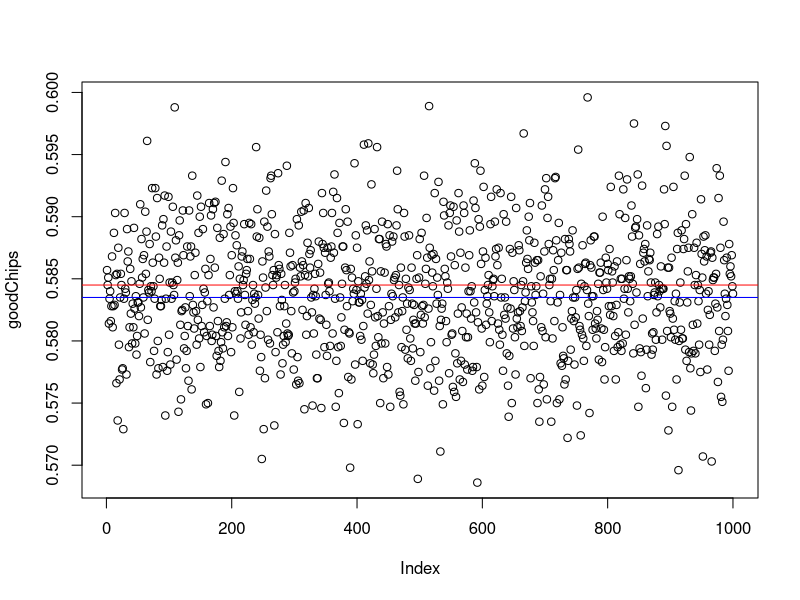
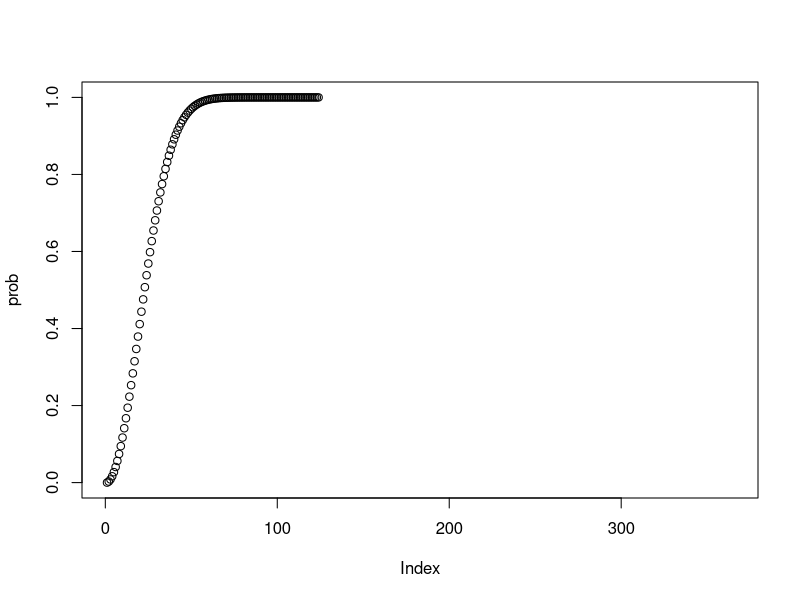

Source code (R) for these figures, in order:
## ---- chunk 1
knitr::opts_chunk$set(echo = TRUE)
## ---- chunk 2
choose(90,5)/choose(100,5)
## ---- chunk 3
# strategy: We will consider numbers 1 - 90 as good and 91 - 100 are defective
# set.seed(1237)
m = 10000 # number of samples to simulate
good = numeric(m) # initialize for use in loop
for (i in 1:m)
{
  pick = sample(1:100, 5) # vector of 5 items from ith experiment
  good[i] = sum(pick <= 90) # number good in ith experiment
}
mean(good == 5)
## ---- chunk 4
n = 1000
goodChips = numeric(n)
goodCount = 0;
m = 10000 # number of samples to simulate
good2 = numeric(m) # initialize for use in loop
for (j in 1:n)
{
  for (i in 1:m)
  {
    pick = sample(1:100, 5) # vector of 5 items from ith experiment
    good2[i] = sum(pick <= 90) # number good in ith experiment
    if(good2[i] == 5) goodCount = goodCount + 1
  }
  goodChips[j] = goodCount / m
  goodCount = 0
}
plot(goodChips)
abline(h=mean(good==5), col="red")
abline(h=0.5835, col="blue")

## ---- chunk 5
options(warn=-1)
max = 365
prob = numeric(max)
for(x in 1:max){
  prob[x] = 1-(factorial(x)*(choose(365,x))/365^x)
}
plot(prob)
## ---- chunk 6
prob = 0
people = 0;
while(prob < 0.75){
  people = people + 1
  prob = 1-(factorial(people)*(choose(669,people))/669^people)
}
prob
people
